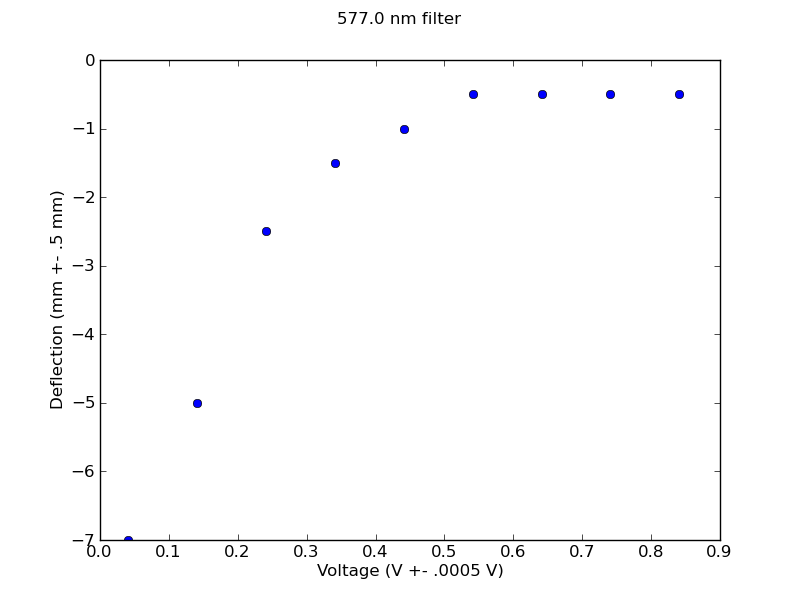

Here is the Python script that generated this plot:
import scipy
import numpy as np
import matplotlib.pyplot as plt

voltage, deflection = np.loadtxt('./plot3.txt', skiprows = 2, unpack=True)

plt.errorbar(voltage, deflection, yerr=0, fmt='bo')
plt.xlabel("Voltage (V +- .0005 V)")
plt.ylabel("Deflection (mm +- .5 mm)")
plt.suptitle("577.0 nm filter")
plt.legend(loc=0)

plt.show()
